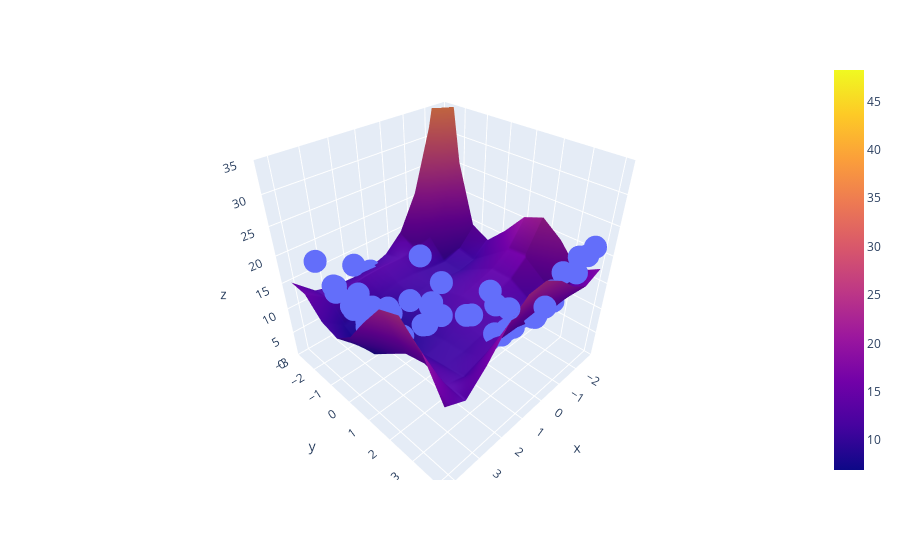

Write notebook code for a chart like this one.
### Code cell
fig = px.scatter_3d(x=x.ravel(), y=y.ravel(), z=z.ravel())

fig.add_trace(go.Surface(x = x_input, y = y_input, z =z_pred_1))

fig.update_layout(scene = dict(zaxis = dict(range=[0,35])))

fig.show()
